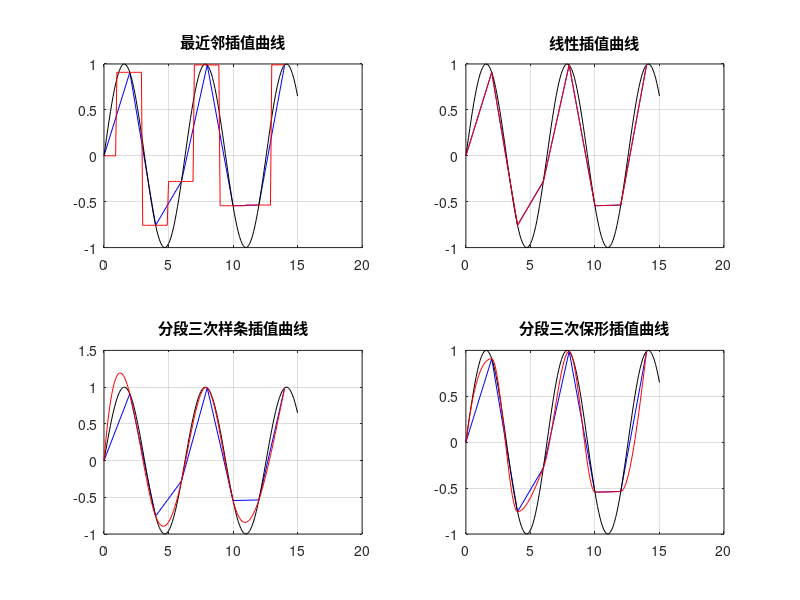

MATLAB code for this plot:
clear all

x0=0:2:15;
y0=sin(x0);%原始数据

xc=0:0.1:15;%插值点

yc1=interp1(x0,y0,xc,'nearest');%最近邻插值曲线
yc2=interp1(x0,y0,xc,'linear');%线性插值曲线
yc3=interp1(x0,y0,xc,'spline');%分段三次样条插值曲线
yc4=interp1(x0,y0,xc,'pchip');%分段三次保形插值曲线

subplot(2,2,1);
plot(x0,y0,'b-');%散点图
hold on
x1=0:0.1:15;
y1=sin(x1);
plot(x1,y1,'k-');%真实曲线
hold on
plot(xc,yc1,'r-');%最近邻插值曲线
title('最近邻插值曲线');
grid on

subplot(2,2,2);
plot(x0,y0,'b-');%散点图
hold on
x1=0:0.1:15;
y1=sin(x1);
plot(x1,y1,'k-');%真实曲线
hold on
plot(xc,yc2,'r-');%线性插值曲线
title('线性插值曲线');
grid on

subplot(2,2,3);
plot(x0,y0,'b-');%散点图
hold on
x1=0:0.1:15;
y1=sin(x1);
plot(x1,y1,'k-');%真实曲线
hold on
plot(xc,yc3,'r-');%分段三次样条插值曲线
title('分段三次样条插值曲线');
grid on

subplot(2,2,4);
plot(x0,y0,'b-');%散点图
hold on
x1=0:0.1:15;
y1=sin(x1);
plot(x1,y1,'k-');%真实曲线
hold on
plot(xc,yc4,'r-');%分段三次保形插值曲线
title('分段三次保形插值曲线');
grid on
